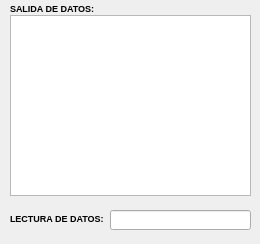
<?xml version="1.0" encoding="UTF-8"?>
<ui version="4.0">
 <class>ConsolaProceso</class>
 <widget class="QDialog" name="ConsolaProceso">
  <property name="geometry">
   <rect>
    <x>0</x>
    <y>0</y>
    <width>260</width>
    <height>244</height>
   </rect>
  </property>
  <property name="sizePolicy">
   <sizepolicy hsizetype="Fixed" vsizetype="Fixed">
    <horstretch>0</horstretch>
    <verstretch>0</verstretch>
   </sizepolicy>
  </property>
  <property name="minimumSize">
   <size>
    <width>260</width>
    <height>244</height>
   </size>
  </property>
  <property name="maximumSize">
   <size>
    <width>260</width>
    <height>244</height>
   </size>
  </property>
  <property name="windowTitle">
   <string>Dialog</string>
  </property>
  <widget class="QTextEdit" name="display">
   <property name="geometry">
    <rect>
     <x>10</x>
     <y>15</y>
     <width>241</width>
     <height>181</height>
    </rect>
   </property>
  </widget>
  <widget class="QLineEdit" name="input">
   <property name="geometry">
    <rect>
     <x>110</x>
     <y>210</y>
     <width>141</width>
     <height>20</height>
    </rect>
   </property>
  </widget>
  <widget class="QLabel" name="label">
   <property name="geometry">
    <rect>
     <x>10</x>
     <y>210</y>
     <width>116</width>
     <height>16</height>
    </rect>
   </property>
   <property name="font">
    <font>
     <family>Arial</family>
     <pointsize>7</pointsize>
     <weight>75</weight>
     <bold>true</bold>
    </font>
   </property>
   <property name="text">
    <string>LECTURA DE DATOS:</string>
   </property>
  </widget>
  <widget class="QLabel" name="label_2">
   <property name="geometry">
    <rect>
     <x>10</x>
     <y>0</y>
     <width>131</width>
     <height>16</height>
    </rect>
   </property>
   <property name="font">
    <font>
     <family>Arial</family>
     <pointsize>7</pointsize>
     <weight>75</weight>
     <bold>true</bold>
    </font>
   </property>
   <property name="text">
    <string>SALIDA DE DATOS:</string>
   </property>
  </widget>
 </widget>
 <resources/>
 <connections/>
</ui>
